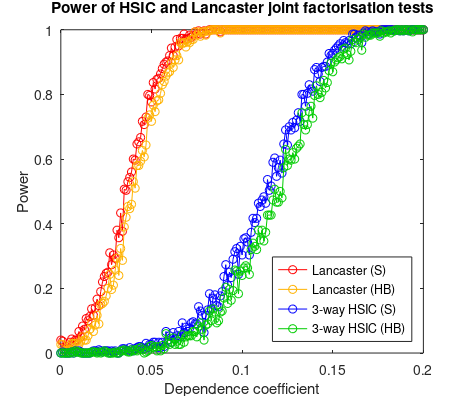
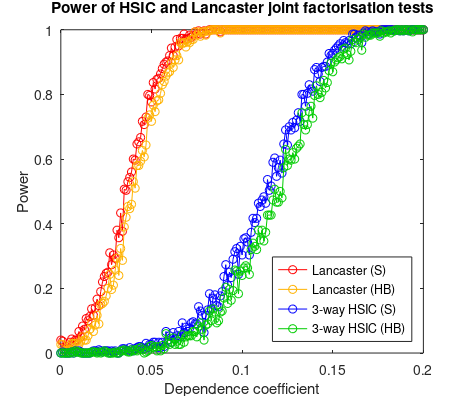

MATLAB code for these plots, in order:
load('UAI_figure1.mat')
dependence_coefficients = 0:0.001:0.2;
rejections = tosave_with3HSIC{1};

%generate plot
h=figure;

%plot(dependence_coefficients,rejections(:,1),'-o')
plot(dependence_coefficients,rejections(:,2),'-or')
xlabel('Dependence coefficient')
ylabel('Power')
title('Power of HSIC and Lancaster joint factorisation tests')

hold


plot(dependence_coefficients,rejections(:,3),'-o','color',[1,0.7,0])
plot(dependence_coefficients,rejections(:,4),'-ob')
plot(dependence_coefficients,rejections(:,5),'-o','color',[0 0.8 0] )

legend('Lancaster (S)',...
'Lancaster (HB)',...
'3-way HSIC (S)',...
'3-way HSIC (HB)','Location','SouthEast')


ti = get(gca,'TightInset')
set(gca,'Position',[ti(1) ti(2) 1-ti(3)-ti(1) 1-ti(4)-ti(2)]);
set(gca,'units','centimeters')
pos = get(gca,'Position');
ti = get(gca,'TightInset');

set(gcf, 'PaperUnits','centimeters');
set(gcf, 'PaperSize', [pos(3)+ti(1)+ti(3) pos(4)+ti(2)+ti(4)]);
set(gcf, 'PaperPositionMode', 'manual');
set(gcf, 'PaperPosition',[0 0 pos(3)+ti(1)+ti(3) pos(4)+ti(2)+ti(4)]);
saveas(h,'figures/UAI_Figure1.pdf');
saveas(h,'figures/UAI_Figure1.fig');